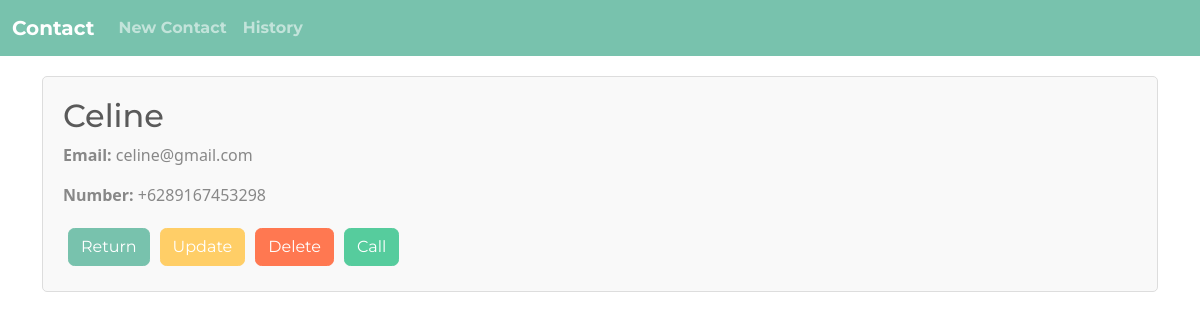
The app's page /contact_detail.php?id=1 with its own data.
### tables this page shows
CREATE TABLE `contact` (
  `id` int(11) NOT NULL,
  `name` varchar(50) NOT NULL,
  `email` varchar(50) NOT NULL,
  `number` varchar(15) NOT NULL,
  `deleted` tinyint(1) NOT NULL DEFAULT 0
);

### contact_detail.php (the view, shortened to what this page needs)
<!DOCTYPE html>
<html lang="en">
<head>
  <link href="https://bootswatch.com/5/minty/bootstrap.min.css" rel="stylesheet">
</head>
<body>
<nav class="navbar navbar-expand-lg bg-primary" data-bs-theme="dark">
  <div class="container-fluid">
    <a class="navbar-brand" href="contact.php"><strong>Contact</strong></a>
    <div class="collapse navbar-collapse" id="navbarColor02">
      <ul class="navbar-nav me-auto">
        <li class="nav-item">
          <a class="nav-link" href="new_contact.html"><strong>New Contact</strong></a>
        </li>
        <li class="nav-item">
          <a class="nav-link" href="history.php"><strong>History</strong></a>
        </li>
      </ul>
    </div>
  </div>
</nav>
<div class="container">
    <?php
    $servername = "localhost";
    $username = "root";
    $password = "";
    $dbname = "contact";
    $conn = new mysqli($servername, $username, $password, $dbname);
    $id = isset($_GET['id']) ? intval($_GET['id']) : 0;
    $sql = "SELECT id, name, email, number, deleted FROM contact WHERE id='$id'";
    $result = $conn->query($sql);
    if ($result->num_rows > 0) {
        $row = $result->fetch_assoc();
        echo '<div class="contact-detail">';
        echo '<h2>' . htmlspecialchars($row["name"]) . '</h2>';
        echo '<p><strong>Email:</strong> ' . htmlspecialchars($row["email"]) . '</p>';
        echo '<p><strong>Number:</strong> ' . htmlspecialchars($row["number"]) . '</p>';
        echo '<a href="contact.php" class="btn btn-primary">Return</a>';
        echo '<a href="update_contact.html?id=' . $row["id"] . '" class="btn btn-warning">Update</a>';
        if ($row["deleted"]) {
            echo '<a class="btn btn-success" href="delete_contact.php?id=' . $row["id"] . '&action=undelete">Undelete</a>';
            echo '<a class="btn btn-secondary disabled" href="#">Call</a>';
        } else {
            echo '<a class="btn btn-danger" href="delete_contact.php?id=' . $row["id"] . '&action=delete">Delete</a>';
            echo '<a class="btn btn-success" href="call.php?id=' . $row["id"] . '">Call</a>';
        }
        echo '</div>';
    } else {
        echo "<p>No details found for this contact.</p>";
    }
    ?>
</div>
</body>
</html>

### contact_detail.php (style rules this page uses)
.contact-detail { margin: 20px auto; padding: 20px; border: 1px solid #ddd; border-radius: 5px; background-color: #f9f9f9; }
.btn { margin: 5px; }

### records on screen
contact: name "Celine", email "celine@gmail.com", number "+6289167453298"
